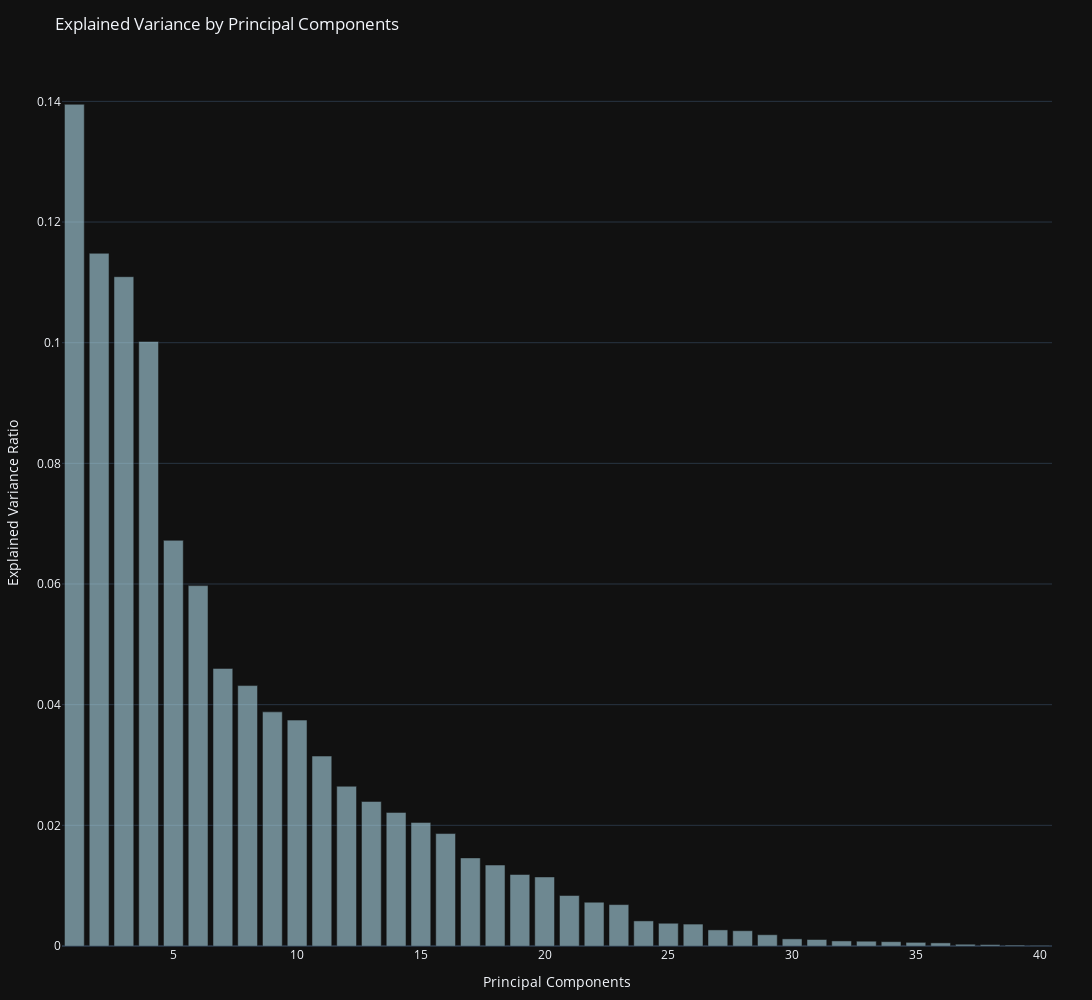

Notebook source saved alongside this figure:
### Code cell
fig = go.Figure()
fig.add_trace(go.Bar(x=list(range(1, 50)),y=explained_variance,name='Individual explained variance',marker=dict(color='lightblue', opacity=0.6)))

fig.update_layout(
    template='plotly_dark',  
    title='Explained Variance by Principal Components',
    xaxis_title='Principal Components',
    yaxis_title='Explained Variance Ratio',
    legend=dict(x=0.8, y=1.05),
    margin=dict(l=40, r=40, t=60, b=40),
    width=1900,
    height=1000
)
fig.show()

### Figure 1 — Plotly figure (JSON) as saved in the notebook; plotly's stock layout.template omitted (floating-point values rounded to 4 significant figures)
{"data": [{"marker": {"color": "lightblue", "opacity": 0.6}, "name": "Individual explained variance", "type": "bar", "x": [1, 2, 3, 4, 5, 6, 7, 8, 9, 10, 11, 12, 13, 14, 15, 16, 17, 18, 19, 20, 21, 22, 23, 24, 25, 26, 27, 28, 29, 30, 31, 32, 33, 34, 35, 36, 37, 38, 39, 40, 41, 42, 43, 44, 45, 46, 47, 48, 49], "y": [0.1395, 0.1148, 0.1109, 0.1002, 0.06724, 0.05974, 0.04601, 0.04316, 0.03881, 0.03744, 0.03148, 0.02648, 0.02396, 0.02215, 0.02048, 0.01864, 0.0146, 0.01342, 0.01185, 0.01145, 0.008367, 0.007258, 0.006862, 0.004161, 0.003772, 0.003633, 0.002668, 0.002532, 0.001866, 0.00118, 0.001076, 0.0008411, 0.0007933, 0.000719, 0.0006033, 0.0005177, 0.000292, 0.000232, 0.0001495, 9.602e-05]}], "layout": {"height": 1000, "legend": {"x": 0.8, "y": 1.05}, "margin": {"b": 40, "l": 40, "r": 40, "t": 60}, "title": {"text": "Explained Variance by Principal Components"}, "width": 1900, "xaxis": {"title": {"text": "Principal Components"}}, "yaxis": {"title": {"text": "Explained Variance Ratio"}}}}
